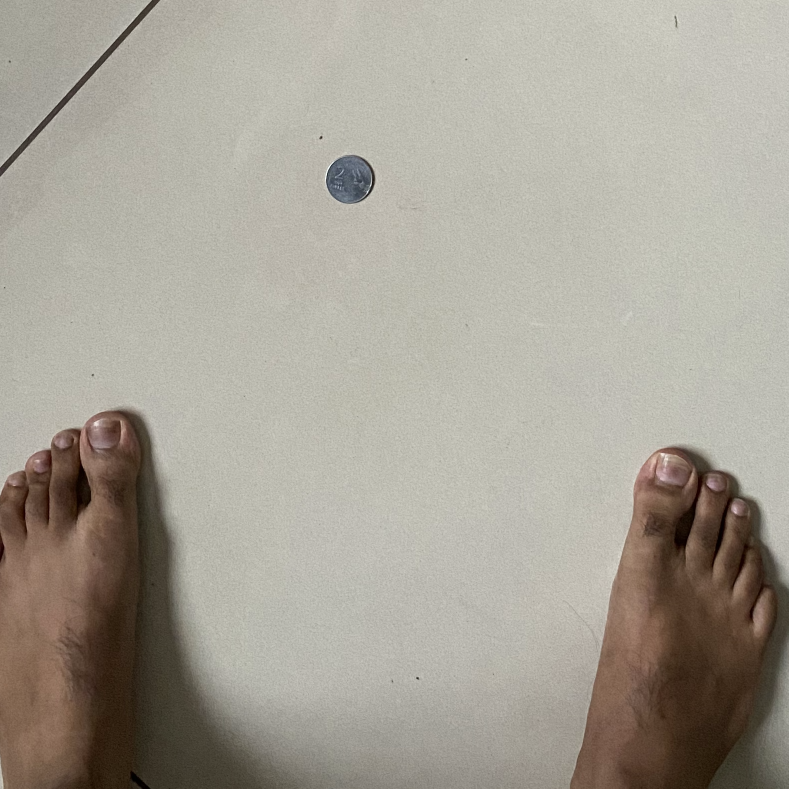
#> input picture size-of-objects/images/coin_crop1.png, 1577 x 1577 px, found by its file name (shown at 1/2 size)
$ python coin_detection.py
#> lines starting #> are read from the running program, lines starting #| are printed output that depends on the picture
import numpy as np
import argparse
import cv2

# load the image, clone it for output, and then convert it to grayscale
image_file = '/Users/vaneesh_k/PycharmProjects/Albie_ML/size-of-objects/images/coin_crop1.png'
image = cv2.imread(image_file)
#> image is the input picture: shape (1577, 1577, 3); mean B, G, R 150, 161.1, 166.3
image = cv2.resize(image, (800, 800))
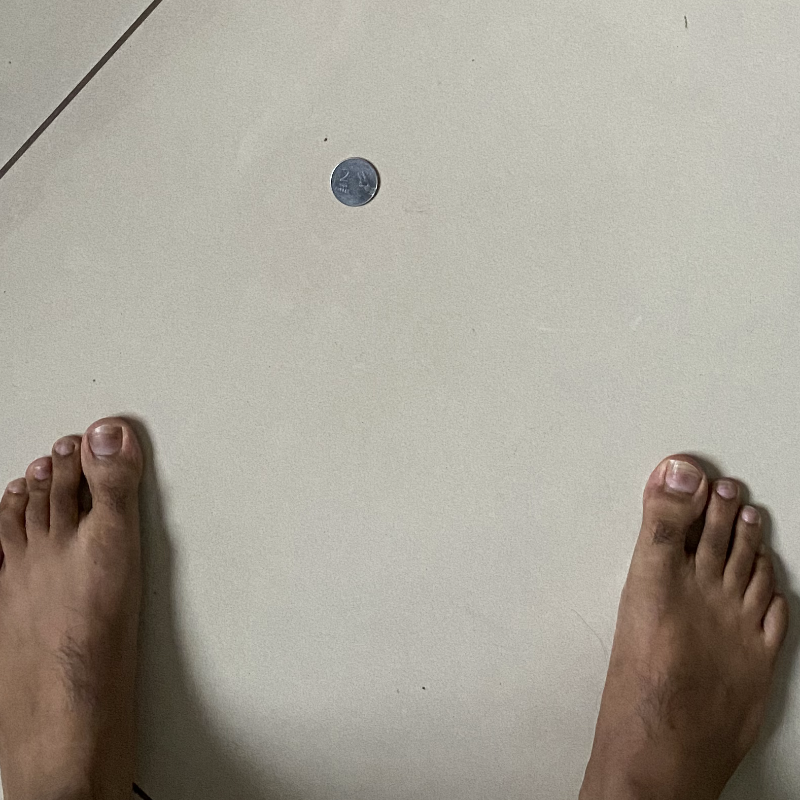
#> image: shape (800, 800, 3); mean B, G, R 149.8, 160.9, 166.2
output = image.copy()
gray = cv2.cvtColor(image, cv2.COLOR_BGR2GRAY)
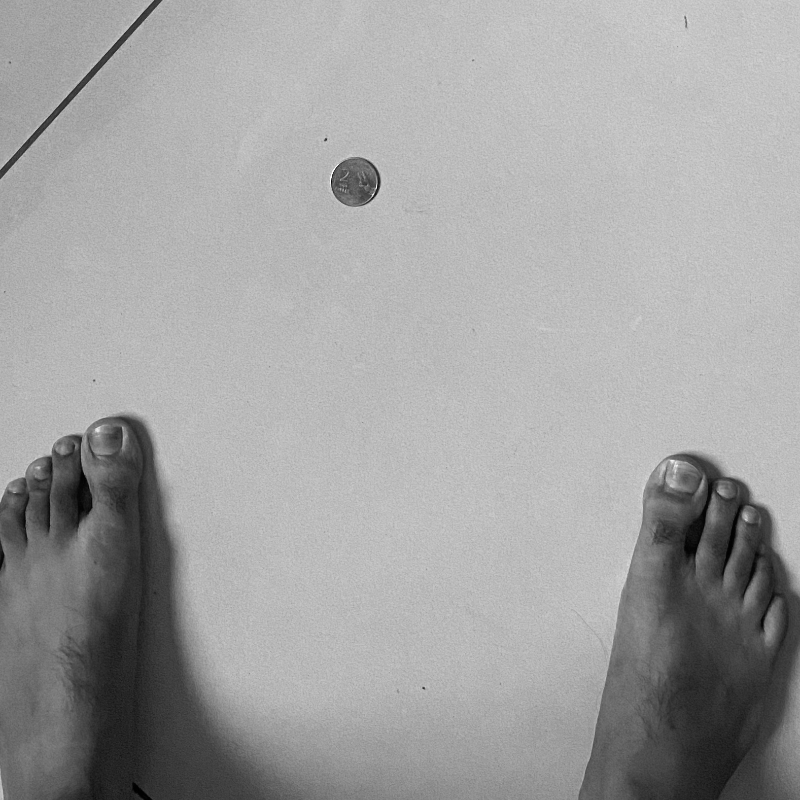
#> gray: shape (800, 800); min 0, max 254, mean 161.2
# mask =

cv2.imshow('mask',gray)
# detect circles in the image
circles = cv2.HoughCircles(gray, cv2.HOUGH_GRADIENT, 4.0, 10, 100)
#> circles = 1453 rows, first 8: [414, 630, 348.4], [410, 642, 350.4], [390, 278, 362.8], [374, 762, 432.4], [410, 318, 398.8], [338, 326, 356.4], [378, 726, 410.4], [366, 330, 380]
print('Found some circles')
# ensure at least some circles were found
if circles is not None:
    print('filterd circles')
    # convert the (x, y) coordinates and radius of the circles to integers
    circles = np.round(circles[0, :]).astype("int")
#> circles = 1453 rows, first 8: [414, 630, 348], [410, 642, 350], [390, 278, 363], [374, 762, 432], [410, 318, 399], [338, 326, 356], [378, 726, 410], [366, 330, 380]

    # loop over the (x, y) coordinates and radius of the circles
    for (x, y, r) in circles:
        # draw the circle in the output image, then draw a rectangle
        # corresponding to the center of the circle
        cv2.circle(output, (x, y), r, (0, 255, 0), 4)
        cv2.rectangle(output, (x - 5, y - 5), (x + 5, y + 5), (0, 128, 255), -1)
#> this loop made 1453 passes
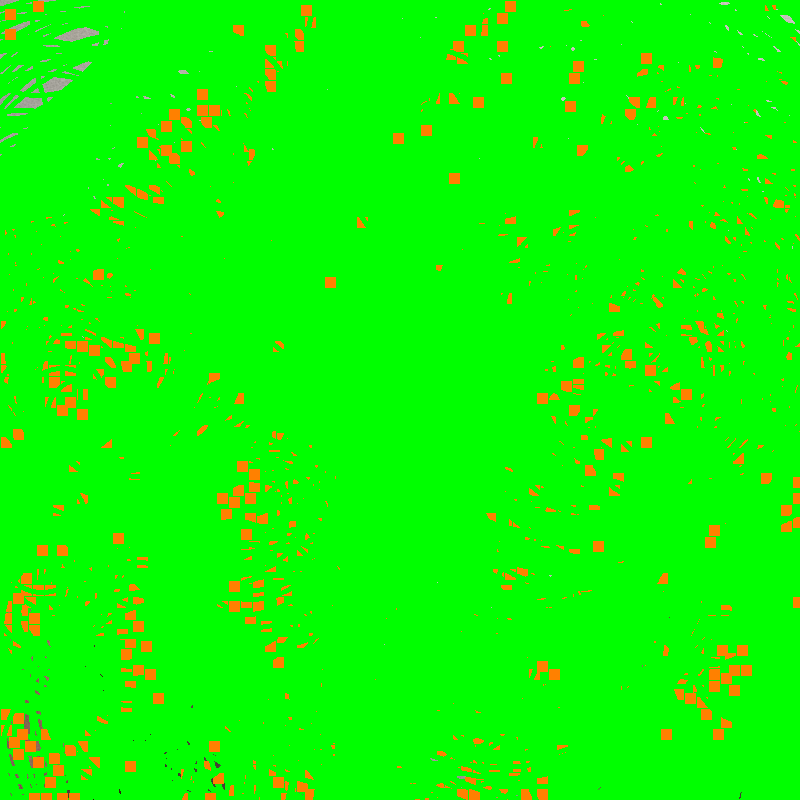
#> output: shape (800, 800, 3); mean B, G, R 0.7, 248.6, 12.7

    # show the output image
    cv2.imshow("output", np.hstack([image, output]))
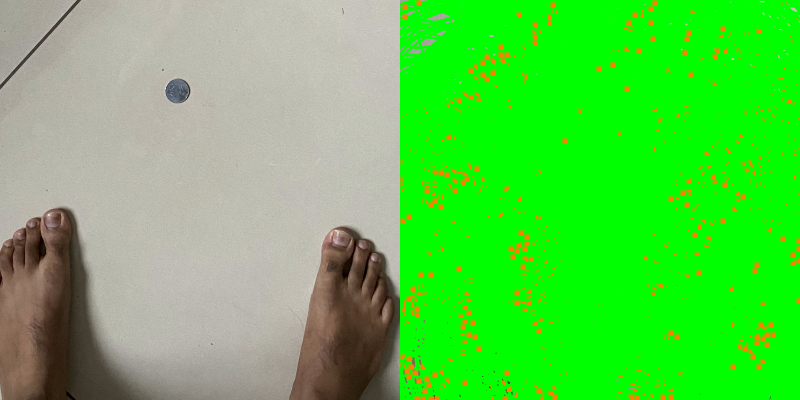
#> window 'output': shape (800, 1600, 3) (shown at 1/2 size); mean B, G, R 75.2, 204.8, 89.4
    cv2.waitKey(0)

$ run again, with size-of-objects/images/floor_coin1.jpg saved as size-of-objects/images/coin_crop1.png
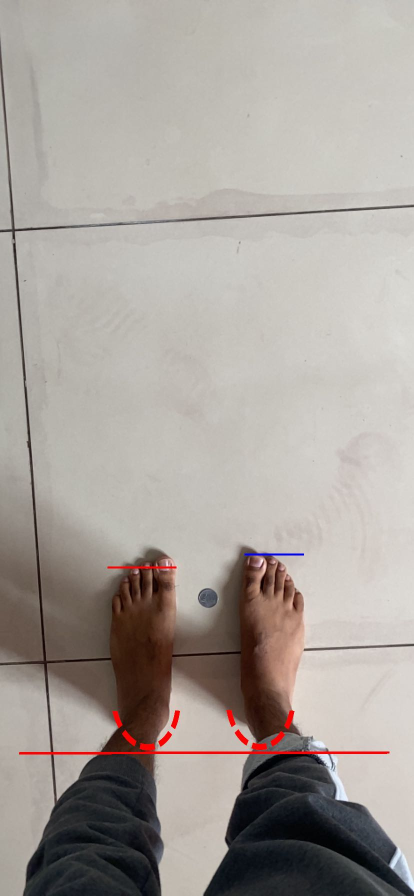
#> input picture size-of-objects/images/floor_coin1.jpg, 828 x 1792 px, found by its file name (shown at 1/2 size)
#> image is the input picture: shape (1792, 828, 3); mean B, G, R 154.9, 160.6, 167.4
#> image: shape (800, 800, 3)
#> `gray = cv2.cvtColor(image, cv2.COLOR_BGR2GRAY)`:
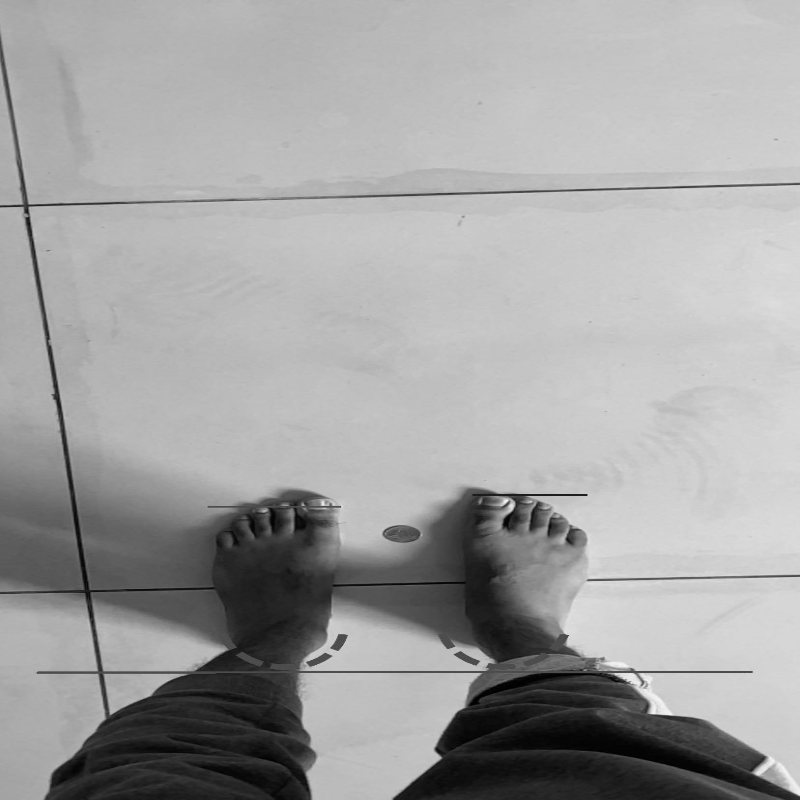
#> gray: shape (800, 800); min 0, max 245, mean 161.8
#> `circles = cv2.HoughCircles(gray, cv2.HOUGH_GRADIENT, 4.0, 10, 100)`: circles = 1144 rows, first 8: [662, 18, 656.8], [670, 10, 665.6], [338, 466, 269.6], [654, 30, 648], [434, 326, 386.4], [418, 330, 370.4], [638, 50, 630.4], [594, 98, 577.6]
#> `circles = np.round(circles[0, :]).astype("int")`: circles = 1144 rows, first 8: [662, 18, 657], [670, 10, 666], [338, 466, 270], [654, 30, 648], [434, 326, 386], [418, 330, 370], [638, 50, 630], [594, 98, 578]
#> the loop `for (x, y, r) in circles:` made 1144 passes
#> `cv2.imshow("output", np.hstack([image, output]))`:
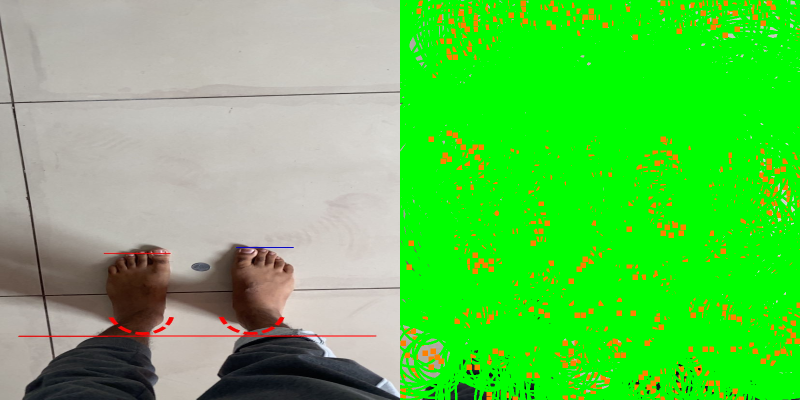
#> window 'output': shape (800, 1600, 3) (shown at 1/2 size); mean B, G, R 78.7, 202.8, 92.5

$ run again, with size-of-objects/images/floor_coin2.jpg saved as size-of-objects/images/coin_crop1.png
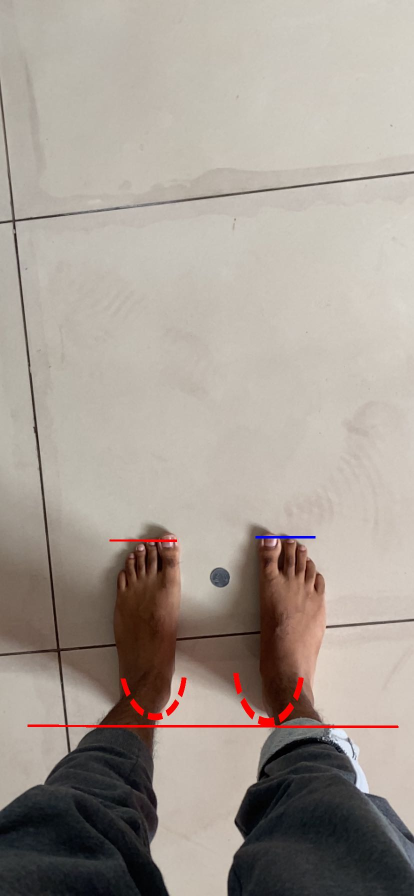
#> input picture size-of-objects/images/floor_coin2.jpg, 828 x 1792 px, found by its file name (shown at 1/2 size)
#> image is the input picture: shape (1792, 828, 3); mean B, G, R 147, 155.6, 165.2
#> image: shape (800, 800, 3)
#> `gray = cv2.cvtColor(image, cv2.COLOR_BGR2GRAY)`:
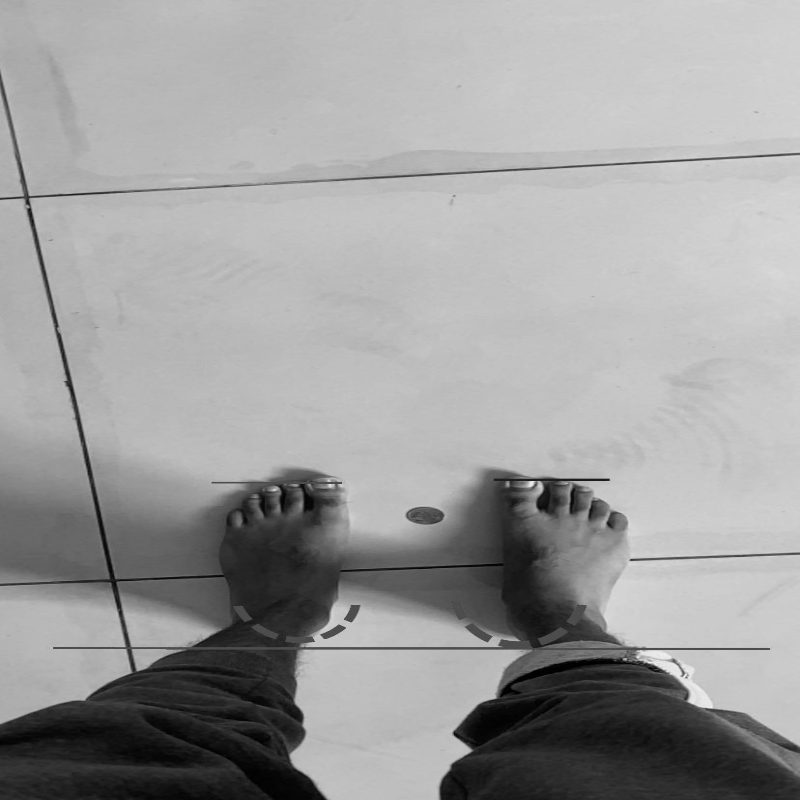
#> gray: shape (800, 800); min 0, max 245, mean 157.4
#> `circles = cv2.HoughCircles(gray, cv2.HOUGH_GRADIENT, 4.0, 10, 100)`: circles = 1242 rows, first 8: [638, 10, 639.2], [626, 26, 626], [370, 446, 282.8], [446, 250, 398.8], [362, 454, 275.2], [418, 282, 366.8], [386, 470, 294], [446, 318, 385.6]
#> `circles = np.round(circles[0, :]).astype("int")`: circles = 1242 rows, first 8: [638, 10, 639], [626, 26, 626], [370, 446, 283], [446, 250, 399], [362, 454, 275], [418, 282, 367], [386, 470, 294], [446, 318, 386]
#> the loop `for (x, y, r) in circles:` made 1242 passes
#> `cv2.imshow("output", np.hstack([image, output]))`:
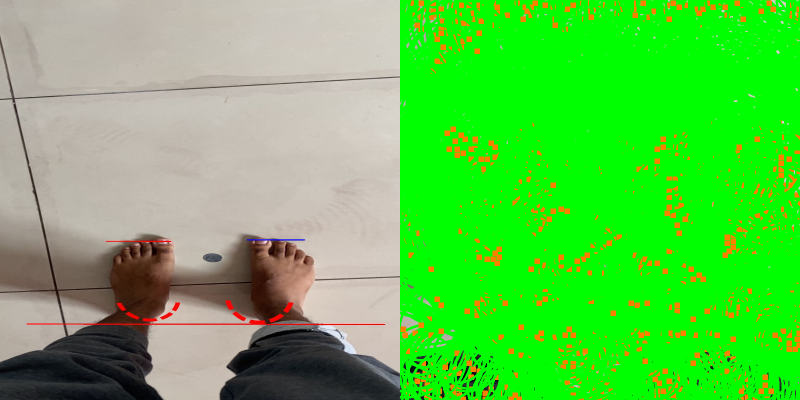
#> window 'output': shape (800, 1600, 3) (shown at 1/2 size); mean B, G, R 74.2, 200.4, 91.3
